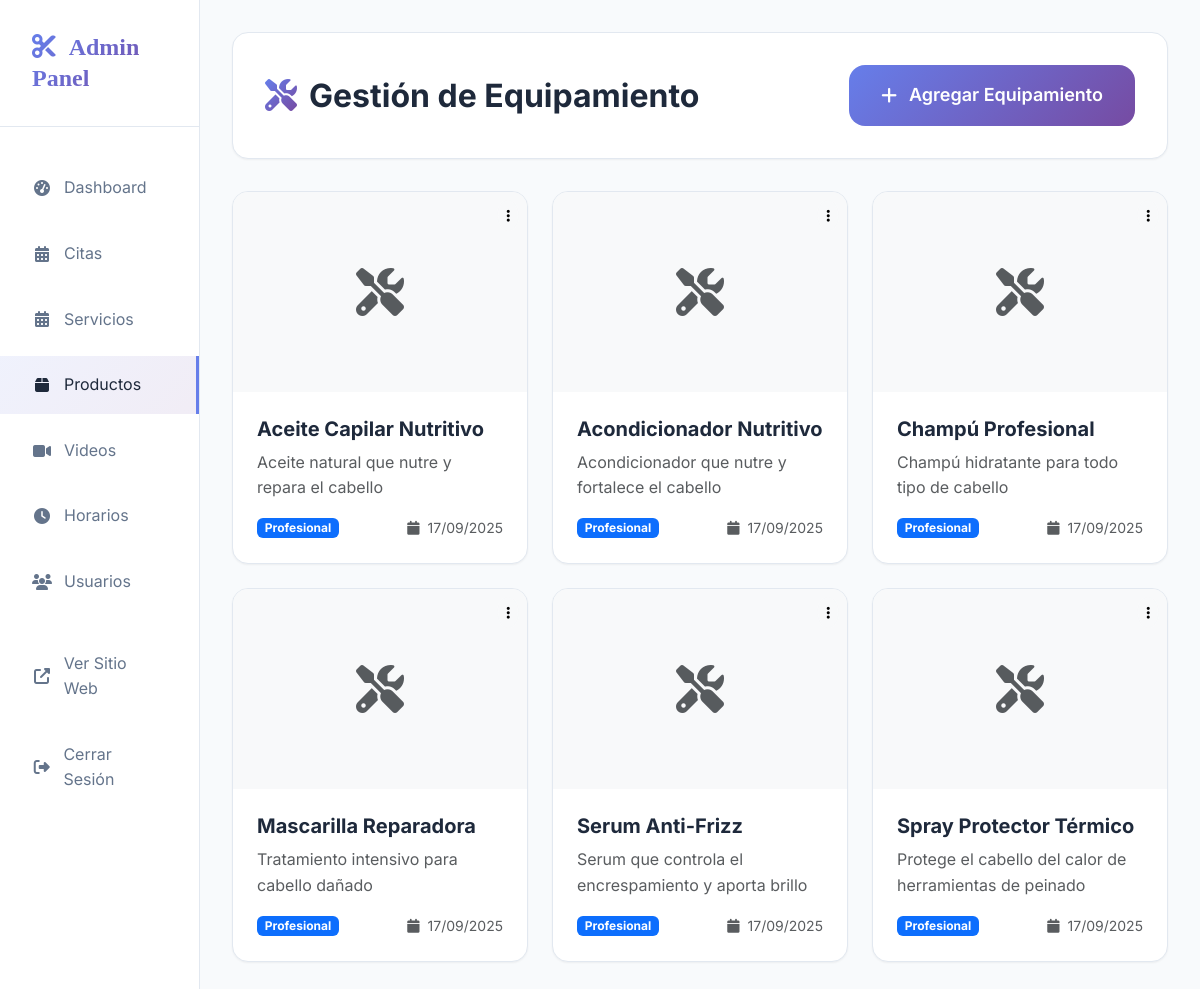
The page /admin/productos.php (signed in) on the database its author committed.
### tables this page shows
CREATE TABLE productos (
    id INT AUTO_INCREMENT PRIMARY KEY,
    nombre VARCHAR(100) NOT NULL,
    descripcion TEXT NOT NULL,
    precio DECIMAL(10,2) NOT NULL,
    imagen VARCHAR(255) NULL,
    activo BOOLEAN DEFAULT TRUE,
    fecha_creacion TIMESTAMP DEFAULT CURRENT_TIMESTAMP,
    fecha_actualizacion TIMESTAMP DEFAULT CURRENT_TIMESTAMP ON UPDATE CURRENT_TIMESTAMP,
    INDEX idx_activo (activo)
);

### includes/db.php (called while the page is built, shortened)
<?php
class Database {
    private $host;
    private $dbname;
    private $username;
    private $password;
    private $pdo;
    public function __construct() {
        $this->host = DB_HOST;
        $this->dbname = DB_NAME;
        $this->username = DB_USER;
        $this->password = DB_PASS;
    }
    private function connect() {
        try {
            $dsn = "mysql:host={$this->host};dbname={$this->dbname};charset=utf8mb4";
            $options = [
                PDO::ATTR_ERRMODE => PDO::ERRMODE_EXCEPTION,
                PDO::ATTR_DEFAULT_FETCH_MODE => PDO::FETCH_ASSOC,
                PDO::ATTR_EMULATE_PREPARES => false,
            ];
            $this->pdo = new PDO($dsn, $this->username, $this->password, $options);
        } catch (PDOException $e) {
            die("Connection failed: " . $e->getMessage());
        }
    }
    public function query($sql, $params = []) {
        try {
            $stmt = $this->pdo->prepare($sql);
            $stmt->execute($params);
            return $stmt;
        } catch (PDOException $e) {
            error_log("Database query error: " . $e->getMessage());
            throw $e;
        }
    }
    public function fetchAll($sql, $params = []) {
        $stmt = $this->query($sql, $params);
        return $stmt->fetchAll();
    }
}
$db = new Database();
?>

### admin/productos.php (the view, shortened to what this page needs)
<?php
require_once '../includes/functions.php';
require_once '../includes/db.php';
$productos = $db->fetchAll("SELECT * FROM productos WHERE activo = 1 ORDER BY nombre ASC");
?>
<!DOCTYPE html>
<html lang="es">
<head>
    <link href="https://cdn.jsdelivr.net/npm/bootstrap@5.3.0/dist/css/bootstrap.min.css" rel="stylesheet">
    <link rel="stylesheet" href="https://cdnjs.cloudflare.com/ajax/libs/font-awesome/6.4.0/css/all.min.css">
    <link rel="stylesheet" href="../css/admin-styles.css">
</head>
<body>
<div class="container-fluid">
    <div class="row">
        <?php include 'includes/sidebar.php'; ?>
        <main class="col-md-9 ms-sm-auto col-lg-10 main-content">
            <div class="dashboard-header fade-in-up">
                <div class="d-flex justify-content-between align-items-center">
                    <h1 class="dashboard-title">
                        <i class="fas fa-tools"></i>
                        Gestión de Equipamiento
                    </h1>
                    <button type="button" class="btn-modern" data-bs-toggle="modal" data-bs-target="#addProductModal">
                        <i class="fas fa-plus"></i>
                        Agregar Equipamiento
                    </button>
                </div>
            </div>
            <div class="row g-4">
                <?php foreach ($productos as $producto): ?>
                <div class="col-lg-4 col-md-6">
                    <div class="data-card fade-in-up">
                        <div class="position-relative">
                            <?php if ($producto['imagen']): ?>
                                <img src="../<?php echo htmlspecialchars($producto['imagen']); ?>"
                                     alt="<?php echo htmlspecialchars($producto['nombre']); ?>"
                                     class="w-100" style="height: 200px; object-fit: cover;">
                            <?php else: ?>
                                <div class="bg-light d-flex align-items-center justify-content-center" style="height: 200px;">
                                    <i class="fas fa-tools fa-3x text-muted"></i>
                                </div>
                            <?php endif; ?>
                            <div class="position-absolute top-0 end-0 p-2">
                                <div class="dropdown">
                                    <button class="btn btn-sm btn-light rounded-circle" type="button" data-bs-toggle="dropdown">
                                        <i class="fas fa-ellipsis-v"></i>
                                    </button>
                                </div>
                            </div>
                        </div>
                        <div class="data-body">
                            <h5 class="fw-bold mb-2"><?php echo htmlspecialchars($producto['nombre']); ?></h5>
                            <p class="text-muted mb-3"><?php echo htmlspecialchars($producto['descripcion']); ?></p>
                            <div class="d-flex justify-content-between align-items-center">
                                <span class="badge bg-primary">Profesional</span>
                                <small class="text-muted">
                                    <i class="fas fa-calendar me-1"></i>
                                    <?php echo date('d/m/Y', strtotime($producto['fecha_creacion'])); ?>
                                </small>
                            </div>
                        </div>
                    </div>
                </div>
                <?php endforeach; ?>
            </div>
        </main>
    </div>
</div>
</body>
</html>

### admin/includes/sidebar.php (shortened to what this page needs)
<nav id="sidebarMenu" class="col-md-3 col-lg-2 d-md-block sidebar collapse">
  <div class="sidebar-brand">
    <h3>
      <i class="fas fa-cut me-2"></i>
      Admin Panel
    </h3>
  </div>
  <ul class="sidebar-nav">
    <li class="sidebar-nav-item">
      <a class="sidebar-nav-link <?php echo basename($_SERVER['PHP_SELF']) === 'index.php' ? 'active' : ''; ?>" href="index.php">
        <i class="fas fa-tachometer-alt"></i>
        Dashboard
      </a>
    </li>
    <li class="sidebar-nav-item">
      <a class="sidebar-nav-link <?php echo basename($_SERVER['PHP_SELF']) === 'citas.php' ? 'active' : ''; ?>" href="citas.php">
        <i class="fas fa-calendar-alt"></i>
        Citas
      </a>
    </li>
    <li class="sidebar-nav-item">
      <a class="sidebar-nav-link <?php echo basename($_SERVER['PHP_SELF']) === 'servicios.php' ? 'active' : ''; ?>" href="servicios.php">
        <i class="fas fa-calendar-alt"></i>
        Servicios
      </a>
    </li>
    <li class="sidebar-nav-item">
      <a class="sidebar-nav-link <?php echo basename($_SERVER['PHP_SELF']) === 'productos.php' ? 'active' : ''; ?>" href="productos.php">
        <i class="fas fa-box"></i>
        Productos
      </a>
    </li>
    <li class="sidebar-nav-item">
      <a class="sidebar-nav-link <?php echo basename($_SERVER['PHP_SELF']) === 'videos.php' ? 'active' : ''; ?>" href="videos.php">
        <i class="fas fa-video"></i>
        Videos
      </a>
    </li>
    <li class="sidebar-nav-item">
      <a class="sidebar-nav-link <?php echo basename($_SERVER['PHP_SELF']) === 'horarios.php' ? 'active' : ''; ?>" href="horarios.php">
        <i class="fas fa-clock"></i>
        Horarios
      </a>
    </li>
    <li class="sidebar-nav-item">
      <a class="sidebar-nav-link <?php echo basename($_SERVER['PHP_SELF']) === 'usuarios.php' ? 'active' : ''; ?>" href="usuarios.php">
        <i class="fas fa-users"></i>
        Usuarios
      </a>
    </li>
    <li class="sidebar-nav-item mt-4">
      <a class="sidebar-nav-link" href="../index.php" target="_blank">
        <i class="fas fa-external-link-alt"></i>
        Ver Sitio Web
      </a>
    </li>
    <li class="sidebar-nav-item">
      <a class="sidebar-nav-link" href="../logout.php">
        <i class="fas fa-sign-out-alt"></i>
        Cerrar Sesión
      </a>
    </li>
  </ul>
</nav>

### css/admin-styles.css (style rules this page uses)
:root { --primary-gradient: linear-gradient(135deg, #667eea 0%, #764ba2 100%); --secondary-gradient: linear-gradient(135deg, #f093fb 0%, #f5576c 100%); --success-gradient: linear-gradient(135deg, #4facfe 0%, #00f2fe 100%); --warning-gradient: linear-gradient(135deg, #43e97b 0%, #38f9d7 100%); --accent-gradient: linear-gradient(135deg, #fa709a 0%, #fee140 100%); --dark-gradient: linear-gradient(135deg, #2c3e50 0%, #34495e 100%); --info-gradient: linear-gradient(135deg, #a8edea 0%, #fed6e3 100%); --bg-primary: #f8fafc; --bg-secondary: #ffffff; --bg-dark: #1e293b; --text-primary: #1e293b; --text-secondary: #64748b; --text-muted: #94a3b8; --text-light: #ffffff; --border-color: #e2e8f0; --shadow-sm: 0 1px 2px 0 rgba(0, 0, 0, 0.05); --shadow-md: 0 4px 6px -1px rgba(0, 0, 0, 0.1), 0 2px 4px -1px rgba(0, 0, 0, 0.06); --shadow-lg: 0 10px 15px -3px rgba(0, 0, 0, 0.1), 0 4px 6px -2px rgba(0, 0, 0, 0.05); --shadow-xl: 0 20px 25px -5px rgba(0, 0, 0, 0.1), 0 10px 10px -5px rgba(0, 0, 0, 0.04); --radius-sm: 0.375rem; --radius-md: 0.5rem; --radius-lg: 0.75rem; --radius-xl: 1rem; --radius-2xl: 1.5rem; }
* { margin: 0; padding: 0; box-sizing: border-box; }
body { font-family: "Inter", -apple-system, BlinkMacSystemFont, sans-serif; background-color: var(--bg-primary); color: var(--text-primary); line-height: 1.6; overflow-x: hidden; }
h1, h2, h3, h4, h5, h6 { font-weight: 600; line-height: 1.3; }
.btn-modern { background: var(--primary-gradient); border: none; color: var(--text-light); padding: 1rem 2rem; border-radius: var(--radius-xl); font-weight: 600; font-size: 1.125rem; transition: all 0.3s ease; cursor: pointer; display: inline-flex; align-items: center; gap: 0.75rem; text-decoration: none; }
.main-content { min-height: 100vh; padding: 2rem; }
.dashboard-header { background: var(--bg-secondary); border-radius: var(--radius-xl); padding: 2rem; margin-bottom: 2rem; box-shadow: var(--shadow-sm); border: 1px solid var(--border-color); }
.dashboard-title { font-size: 2rem; font-weight: 700; color: var(--text-primary); margin: 0; display: flex; align-items: center; gap: 0.75rem; }
.dashboard-title i { background: var(--primary-gradient); -webkit-background-clip: text; -webkit-text-fill-color: transparent; background-clip: text; }
.data-card { background: var(--bg-secondary); border-radius: var(--radius-xl); border: 1px solid var(--border-color); overflow: hidden; box-shadow: var(--shadow-sm); height: 100%; }
.data-body { padding: 1.5rem; max-height: 400px; overflow-y: auto; }
.sidebar { background: var(--bg-secondary); border-right: 1px solid var(--border-color); min-height: 100vh; padding: 2rem 0; }
.sidebar-brand { padding: 0 2rem 2rem; border-bottom: 1px solid var(--border-color); margin-bottom: 2rem; }
.sidebar-brand h3 { font-family: "Playfair Display", serif; font-size: 1.5rem; font-weight: 700; background: var(--primary-gradient); -webkit-background-clip: text; -webkit-text-fill-color: transparent; background-clip: text; margin: 0; }
.sidebar-nav { list-style: none; padding: 0; margin: 0; }
.sidebar-nav-item { margin-bottom: 0.5rem; }
.sidebar-nav-link { display: flex; align-items: center; padding: 1rem 2rem; color: var(--text-secondary); text-decoration: none; transition: all 0.3s ease; border-right: 3px solid transparent; }
.sidebar-nav-link:hover, .sidebar-nav-link.active { background: linear-gradient(135deg, rgba(102, 126, 234, 0.1) 0%, rgba(118, 75, 162, 0.1) 100%); color: var(--text-primary); border-right-color: #667eea; }
.sidebar-nav-link i { margin-right: 0.75rem; width: 1.25rem; text-align: center; }
.fade-in-up { animation: fadeInUp 0.8s ease-out; }

### rows shown on the page
productos: nombre "Aceite Capilar Nutritivo", descripcion "Aceite natural que nutre y repara el cabello", fecha_creacion "17/09/2025"
productos: nombre "Acondicionador Nutritivo", descripcion "Acondicionador que nutre y fortalece el cabello", fecha_creacion "17/09/2025"
productos: nombre "Champú Profesional", descripcion "Champú hidratante para todo tipo de cabello", fecha_creacion "17/09/2025"
productos: nombre "Mascarilla Reparadora", descripcion "Tratamiento intensivo para cabello dañado", fecha_creacion "17/09/2025"
productos: nombre "Serum Anti-Frizz", descripcion "Serum que controla el encrespamiento y aporta brillo", fecha_creacion "17/09/2025"
productos: nombre "Spray Protector Térmico", descripcion "Protege el cabello del calor de herramientas de peinado", fecha_creacion "17/09/2025"
